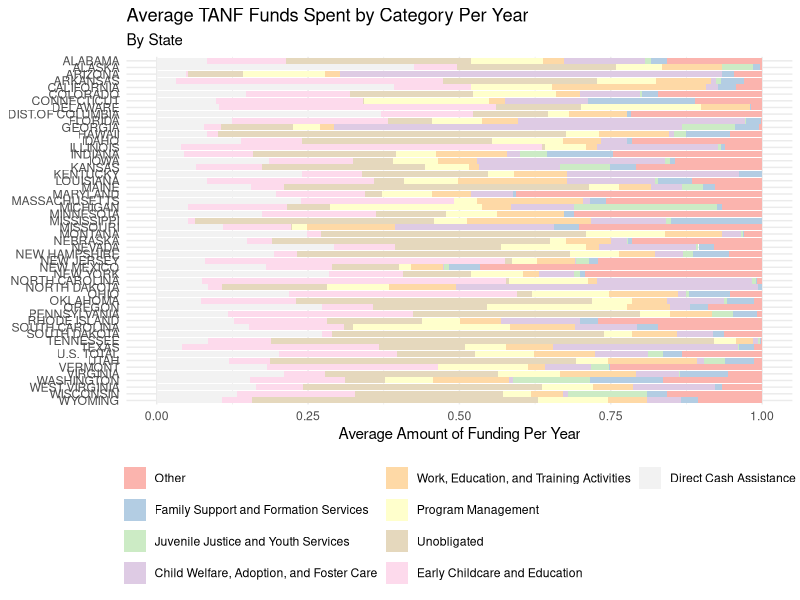

R code for this plot:
## ---- chunk 1
#| label: load-packages-and-data

# load packages
library(tidyverse)

# load data
expenditures <- read_csv("data/total_expenditures_2015_2022.csv")
## ---- chunk 2
#| label: segmented-bar-all-categories
#| fig-height: 12
#| fig-width: 10

# wrangle data for bar plot
expenditures_bar <- expenditures |>
  # pivot all columns except state and fiscal year
  # create category and amount columns
  pivot_longer(
    cols = funds_awarded:unobligated_balance,
    names_to = "category",
    values_to = "amount"
    ) |>
  # calculate mean amount per category and state from 2015-2022
  group_by(category, state) |>
  summarize(average_amount = mean(amount), .groups = "drop") |>
  # assign categories
  mutate(
    category = case_when(
      category %in% c("basic_assistance_no_subsidies") ~
        "Direct Cash Assistance",
      category %in% c("basic_assistance_subsidies", "other_assistance_foster",
                      "non_assistance_welfare_foster", "child_welfare") ~
        "Child Welfare, Adoption, and Foster Care",
      category %in% c("other_assistance_juvenile_justice",
                      "non_assistance_juvenile_justice",
                      "children_youth_services") ~
        "Juvenile Justice and Youth Services",
      category %in% c("work_ed", "work_supports", "financial_ed") ~
        "Work, Education, and Training Activities",
      category %in% c("early_ed") ~
        "Early Childcare and Education",
      category %in% c("support__services", "pregnancy_prevention",
                    "fatherhood_programs", "home_visiting") ~
        "Family Support and Formation Services",
      category %in% c("program_mgmt") ~
        "Program Management",
      category %in% c("other", "other_assistance_emergency",
                      "non_assistance_emergency", "eitc_refundable",
                      "short_term_benefits", "non_eitc_refundable") ~
        "Other",
      category == "unobligated_balance" ~ "Unobligated"
  )) |>
  # remove unnecessary values
  filter(!is.na(category))

expenditures_bar |>
  mutate(category = fct_reorder(category, average_amount, .fun = mean)) |>
  mutate(category = fct_relevel(category, "Other", after = 0)) |>
  ggplot(aes(y = fct_rev(state))) +
  geom_col(aes(x = average_amount, fill = category), position = "fill") +
  scale_fill_brewer(palette = "Pastel1")+
  theme_minimal() +
  labs(y = NULL, x = "Average Amount of Funding Per Year",
       title = "Average TANF Funds Spent by Category Per Year",
       subtitle = "By State") +
  theme(legend.position = "bottom") +
  guides(fill = guide_legend(title = NULL, nrow = 4))

